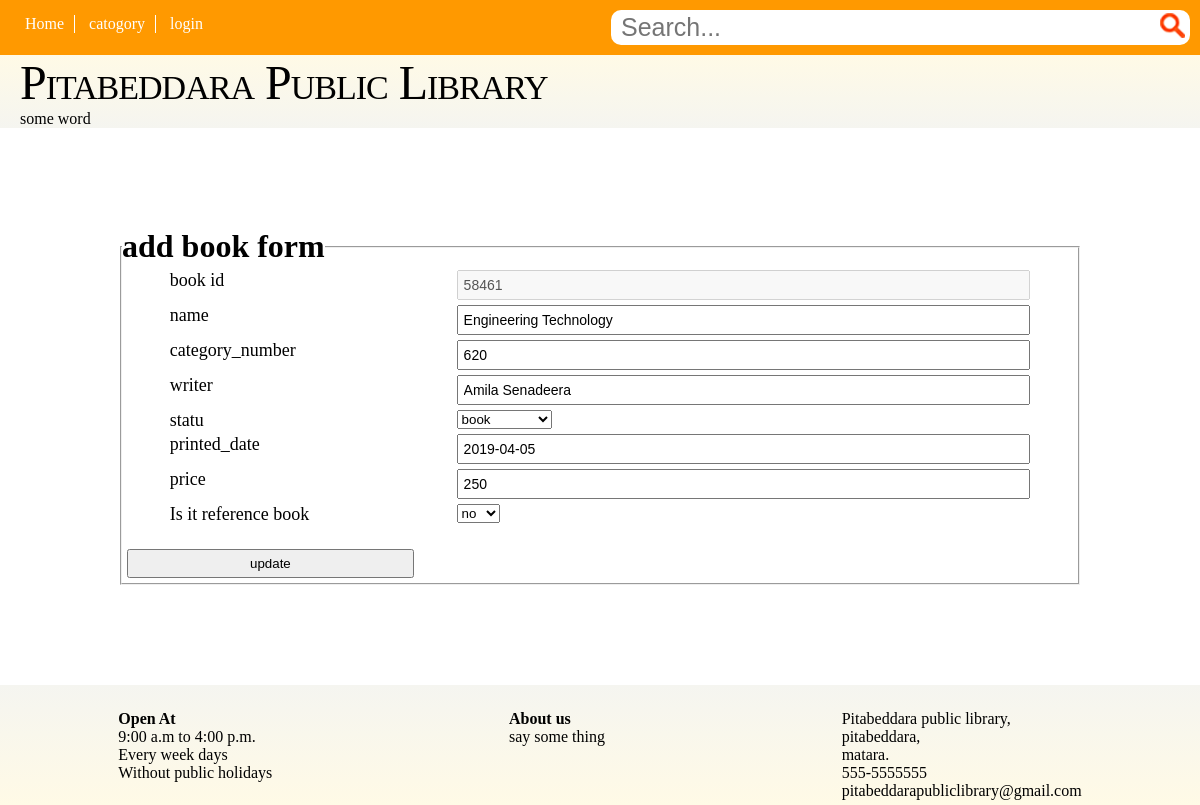
Screenshot of /php/edit_book.php?id=58461 with the database file from the repository.
### tables this page shows
CREATE TABLE IF NOT EXISTS `book` (
  `id` varchar(5) NOT NULL,
  `name` varchar(50) DEFAULT NULL,
  `category_number` varchar(15) DEFAULT NULL,
  `writer` varchar(50) DEFAULT NULL,
  `statu` varchar(15) DEFAULT NULL,
  `printed_date` varchar(10) DEFAULT NULL,
  `price` float DEFAULT NULL,
  `reference` varchar(3) NOT NULL,
  PRIMARY KEY (`id`)
);

### php/edit_book.php (the view, shortened to what this page needs)
<?php require_once('../connection/conn.php'); ?>
<?php
	$id='';
	$name='';
	$category_number='';
	$writer='';
	$statu='';
	$printed_date='';
	$price='';
	$reference='';
	if (isset($_GET['id'])) {
		$book_id=$_GET['id'];
	}else{
		echo '<script type="text/javascript">';
			echo 'return confirm("can\'t identifed book")';
		echo '</script>';
		header('Location:book_list.php');
	}
	$get_detail="SELECT id,name,category_number,writer,statu,printed_date,price,reference FROM book WHERE id='{$book_id}' limit 1";
	$result_get_detail=mysqli_query($admin_conn,$get_detail);
	while ($detail=mysqli_fetch_assoc($result_get_detail)) {
		$id=$detail['id'];
		$name=$detail['name'];
		$category_number=$detail['category_number'];
		$writer=$detail['writer'];
		$statu=$detail['statu'];
		$printed_date=$detail['printed_date'];
		$price=$detail['price'];
		$reference=$detail['reference'];
	}
?>
<!DOCTYPE html>
<html lang="en">
<head>
	<link rel="stylesheet" type="text/css" href="../css/form.css">
</head>
<body>
	<div>
		<?php require_once('header.php'); ?>
		<?php require_once('banner.php'); ?>
	</div>
	<div class="register" style="background-color: white">
		<form action="add_book.php" method="post">
			<fieldset>
				<legend><h1>add book form</h1></legend>
				<p><label>book id</label><input class="txt" type="text" name="id" <?php echo 'value="'.$id.'"';?> disabled></p>
				<p><label>name</label><input class="txt" type="text" name="name" <?php echo 'value="'.$name.'"';?>></p>
				<p><label>category_number</label><input class="txt" type="text" name="category_number" <?php echo 'value="'.$category_number.'"';?>></p>
				<p><label>writer</label><input class="txt" type="text" name="writer" <?php echo 'value="'.$writer.'"';?>></p>
				<p><label>statu</label>
					<select name="statu">
						<option value="book" <?php if($statu == 'book'): ?> selected="selected"<?php endif; ?>>book</option>
					</select>
				<p><label>printed_date</label><input class="txt" type="text" name="printed_date" <?php echo 'value="'.$printed_date.'"';?>></p>
				<p><label>price</label><input class="txt" type="text" name="price" <?php echo 'value="'.$price.'"';?>></p>
				<p><label>Is it reference book</label>
					<select name="reference">
						<option value="no" <?php if($reference == 'no'): ?> selected="selected"<?php endif; ?>>no</option>
					</select>
				<p><label>&nbsp;</label><button class="add" type="submit" name="submit">update</button></p>
			</fieldset>
		</form>
	</div>
	<div class="includeone">
		<?php require_once('footer.php') ?>
	</div>
</body>
</html>

### css/form.css (style rules this page uses)
input.txt { display: block; width: 100%; margin: 5px; padding: 5px; -webkit-box-sizing: border-box; -moz-box-sizing: border-box; box-sizing: border-box; font-size: 14px; }
button.add { width: 100%; padding: 5px; margin: 5px; -webkit-box-sizing: border-box; -moz-box-sizing: border-box; box-sizing: border-box; }
div.register { width: 80%; margin: 100px auto; }
.register label { font-size: 18px; width: 30%; margin-left: 5%; float: left; }
.register input { width: 60%; }
.register button { width: 30%; }

### css/main.css (style rules this page uses)
* { margin: 0; padding: 0; }

### rows the page displays
book: id "58461", name "Engineering Technology", category_number "620", writer "Amila Senadeera", statu "book", printed_date "2019-04-05", price "250", reference "no"
